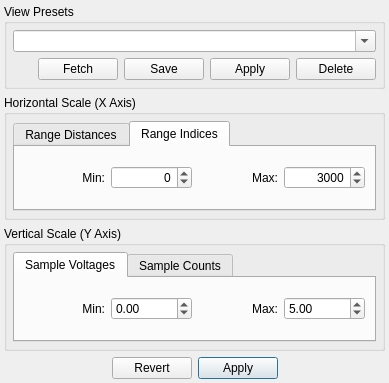
<ui version="4.0" >
 <class>ViewEditor</class>
 <widget class="QDialog" name="ViewEditor" >
  <property name="geometry" >
   <rect>
    <x>0</x>
    <y>0</y>
    <width>389</width>
    <height>383</height>
   </rect>
  </property>
  <property name="windowTitle" >
   <string>View Editor</string>
  </property>
  <layout class="QVBoxLayout" >
   <property name="leftMargin" >
    <number>4</number>
   </property>
   <property name="topMargin" >
    <number>4</number>
   </property>
   <property name="rightMargin" >
    <number>4</number>
   </property>
   <property name="bottomMargin" >
    <number>4</number>
   </property>
   <item>
    <widget class="QGroupBox" name="groupBox_3" >
     <property name="title" >
      <string>View Presets</string>
     </property>
     <layout class="QVBoxLayout" >
      <property name="leftMargin" >
       <number>6</number>
      </property>
      <property name="topMargin" >
       <number>6</number>
      </property>
      <property name="rightMargin" >
       <number>6</number>
      </property>
      <property name="bottomMargin" >
       <number>6</number>
      </property>
      <item>
       <widget class="QComboBox" name="presets_" >
        <property name="sizePolicy" >
         <sizepolicy vsizetype="Fixed" hsizetype="Expanding" >
          <horstretch>1</horstretch>
          <verstretch>0</verstretch>
         </sizepolicy>
        </property>
        <property name="toolTip" >
         <string>Select existing preset or
enter new preset name</string>
        </property>
        <property name="editable" >
         <bool>true</bool>
        </property>
        <property name="currentIndex" >
         <number>-1</number>
        </property>
        <property name="insertPolicy" >
         <enum>QComboBox::NoInsert</enum>
        </property>
       </widget>
      </item>
      <item>
       <layout class="QHBoxLayout" >
        <item>
         <spacer>
          <property name="orientation" >
           <enum>Qt::Horizontal</enum>
          </property>
          <property name="sizeHint" >
           <size>
            <width>40</width>
            <height>20</height>
           </size>
          </property>
         </spacer>
        </item>
        <item>
         <widget class="QPushButton" name="fetch_" >
          <property name="focusPolicy" >
           <enum>Qt::NoFocus</enum>
          </property>
          <property name="toolTip" >
           <string>Click to fetch the view settings
stored in the above preset and
insert them in the fields below</string>
          </property>
          <property name="text" >
           <string>Fetch</string>
          </property>
          <property name="autoDefault" >
           <bool>false</bool>
          </property>
         </widget>
        </item>
        <item>
         <widget class="QPushButton" name="update_" >
          <property name="focusPolicy" >
           <enum>Qt::NoFocus</enum>
          </property>
          <property name="toolTip" >
           <string>Click to save the view settings below
under the current preset name, 
overwriting previous values</string>
          </property>
          <property name="text" >
           <string>Save</string>
          </property>
          <property name="autoDefault" >
           <bool>false</bool>
          </property>
         </widget>
        </item>
        <item>
         <widget class="QPushButton" name="use_" >
          <property name="focusPolicy" >
           <enum>Qt::TabFocus</enum>
          </property>
          <property name="toolTip" >
           <string>Click to use the preset values
in the active view</string>
          </property>
          <property name="text" >
           <string>Apply</string>
          </property>
          <property name="autoDefault" >
           <bool>false</bool>
          </property>
          <property name="default" >
           <bool>false</bool>
          </property>
         </widget>
        </item>
        <item>
         <spacer>
          <property name="orientation" >
           <enum>Qt::Horizontal</enum>
          </property>
          <property name="sizeHint" >
           <size>
            <width>5</width>
            <height>5</height>
           </size>
          </property>
         </spacer>
        </item>
        <item>
         <widget class="QPushButton" name="delete_" >
          <property name="focusPolicy" >
           <enum>Qt::NoFocus</enum>
          </property>
          <property name="toolTip" >
           <string>Click to delete the current preset</string>
          </property>
          <property name="text" >
           <string>Delete</string>
          </property>
          <property name="autoDefault" >
           <bool>false</bool>
          </property>
         </widget>
        </item>
       </layout>
      </item>
     </layout>
    </widget>
   </item>
   <item>
    <widget class="QGroupBox" name="groupBox_4" >
     <property name="title" >
      <string>Horizontal Scale (X Axis)</string>
     </property>
     <layout class="QHBoxLayout" >
      <property name="leftMargin" >
       <number>6</number>
      </property>
      <property name="topMargin" >
       <number>6</number>
      </property>
      <property name="rightMargin" >
       <number>6</number>
      </property>
      <property name="bottomMargin" >
       <number>6</number>
      </property>
      <item>
       <widget class="QTabWidget" name="horizontalUnits_" >
        <property name="toolTip" >
         <string/>
        </property>
        <property name="currentIndex" >
         <number>1</number>
        </property>
        <widget class="QWidget" name="tab" >
         <attribute name="title" >
          <string>Range Distances</string>
         </attribute>
         <attribute name="toolTip" >
          <string>Click to use range scaling in
the horizontal direction</string>
         </attribute>
         <layout class="QHBoxLayout" >
          <item>
           <widget class="QLabel" name="label_10" >
            <property name="text" >
             <string>Min:</string>
            </property>
            <property name="alignment" >
             <set>Qt::AlignRight|Qt::AlignTrailing|Qt::AlignVCenter</set>
            </property>
           </widget>
          </item>
          <item>
           <widget class="QDoubleSpinBox" name="rangeMin_" >
            <property name="toolTip" >
             <string>Minimum range value in view</string>
            </property>
            <property name="alignment" >
             <set>Qt::AlignRight</set>
            </property>
            <property name="keyboardTracking" >
             <bool>false</bool>
            </property>
            <property name="suffix" >
             <string> km</string>
            </property>
            <property name="minimum" >
             <double>-1000.000000000000000</double>
            </property>
            <property name="maximum" >
             <double>1000.000000000000000</double>
            </property>
            <property name="singleStep" >
             <double>10.000000000000000</double>
            </property>
            <property name="value" >
             <double>0.000000000000000</double>
            </property>
           </widget>
          </item>
          <item>
           <widget class="QLabel" name="label_11" >
            <property name="text" >
             <string>Max:</string>
            </property>
            <property name="alignment" >
             <set>Qt::AlignRight|Qt::AlignTrailing|Qt::AlignVCenter</set>
            </property>
           </widget>
          </item>
          <item>
           <widget class="QDoubleSpinBox" name="rangeMax_" >
            <property name="toolTip" >
             <string>Maximum range value in view</string>
            </property>
            <property name="alignment" >
             <set>Qt::AlignRight</set>
            </property>
            <property name="keyboardTracking" >
             <bool>false</bool>
            </property>
            <property name="suffix" >
             <string> km</string>
            </property>
            <property name="minimum" >
             <double>-1000.000000000000000</double>
            </property>
            <property name="maximum" >
             <double>1000.000000000000000</double>
            </property>
            <property name="singleStep" >
             <double>10.000000000000000</double>
            </property>
            <property name="value" >
             <double>300.000000000000000</double>
            </property>
           </widget>
          </item>
         </layout>
        </widget>
        <widget class="QWidget" name="tab_2" >
         <attribute name="title" >
          <string>Range Indices</string>
         </attribute>
         <attribute name="toolTip" >
          <string>Click to use sample offset scaling
in the horizontal direction</string>
         </attribute>
         <layout class="QHBoxLayout" >
          <item>
           <widget class="QLabel" name="label_12" >
            <property name="text" >
             <string>Min:</string>
            </property>
            <property name="alignment" >
             <set>Qt::AlignRight|Qt::AlignTrailing|Qt::AlignVCenter</set>
            </property>
           </widget>
          </item>
          <item>
           <widget class="QSpinBox" name="gateMin_" >
            <property name="toolTip" >
             <string>Minimum voltage value in view</string>
            </property>
            <property name="alignment" >
             <set>Qt::AlignRight</set>
            </property>
            <property name="keyboardTracking" >
             <bool>false</bool>
            </property>
            <property name="minimum" >
             <number>-65535</number>
            </property>
            <property name="maximum" >
             <number>65535</number>
            </property>
            <property name="singleStep" >
             <number>10</number>
            </property>
            <property name="value" >
             <number>0</number>
            </property>
           </widget>
          </item>
          <item>
           <widget class="QLabel" name="label_13" >
            <property name="text" >
             <string>Max:</string>
            </property>
            <property name="alignment" >
             <set>Qt::AlignRight|Qt::AlignTrailing|Qt::AlignVCenter</set>
            </property>
           </widget>
          </item>
          <item>
           <widget class="QSpinBox" name="gateMax_" >
            <property name="toolTip" >
             <string>Maximum voltage value in view</string>
            </property>
            <property name="frame" >
             <bool>true</bool>
            </property>
            <property name="alignment" >
             <set>Qt::AlignRight</set>
            </property>
            <property name="buttonSymbols" >
             <enum>QAbstractSpinBox::UpDownArrows</enum>
            </property>
            <property name="keyboardTracking" >
             <bool>false</bool>
            </property>
            <property name="minimum" >
             <number>-65535</number>
            </property>
            <property name="maximum" >
             <number>65535</number>
            </property>
            <property name="singleStep" >
             <number>10</number>
            </property>
            <property name="value" >
             <number>3000</number>
            </property>
           </widget>
          </item>
         </layout>
        </widget>
       </widget>
      </item>
     </layout>
    </widget>
   </item>
   <item>
    <widget class="QGroupBox" name="groupBox_7" >
     <property name="title" >
      <string>Vertical Scale (Y Axis)</string>
     </property>
     <layout class="QHBoxLayout" >
      <property name="leftMargin" >
       <number>6</number>
      </property>
      <property name="topMargin" >
       <number>6</number>
      </property>
      <property name="rightMargin" >
       <number>6</number>
      </property>
      <property name="bottomMargin" >
       <number>6</number>
      </property>
      <item>
       <widget class="QTabWidget" name="verticalUnits_" >
        <property name="toolTip" >
         <string/>
        </property>
        <property name="currentIndex" >
         <number>0</number>
        </property>
        <widget class="QWidget" name="tab_3" >
         <attribute name="title" >
          <string>Sample Voltages</string>
         </attribute>
         <attribute name="toolTip" >
          <string>Click to use voltage value scaling in
the vertical direction</string>
         </attribute>
         <layout class="QHBoxLayout" >
          <item>
           <widget class="QLabel" name="label_6" >
            <property name="text" >
             <string>Min:</string>
            </property>
            <property name="textFormat" >
             <enum>Qt::PlainText</enum>
            </property>
            <property name="alignment" >
             <set>Qt::AlignRight|Qt::AlignTrailing|Qt::AlignVCenter</set>
            </property>
           </widget>
          </item>
          <item>
           <widget class="QDoubleSpinBox" name="voltageMin_" >
            <property name="toolTip" >
             <string>Minimum voltage value in view</string>
            </property>
            <property name="keyboardTracking" >
             <bool>false</bool>
            </property>
            <property name="suffix" >
             <string/>
            </property>
            <property name="minimum" >
             <double>-99.989999999999995</double>
            </property>
            <property name="maximum" >
             <double>99.989999999999995</double>
            </property>
            <property name="value" >
             <double>0.000000000000000</double>
            </property>
           </widget>
          </item>
          <item>
           <widget class="QLabel" name="label_7" >
            <property name="text" >
             <string>Max:</string>
            </property>
            <property name="textFormat" >
             <enum>Qt::PlainText</enum>
            </property>
            <property name="alignment" >
             <set>Qt::AlignRight|Qt::AlignTrailing|Qt::AlignVCenter</set>
            </property>
           </widget>
          </item>
          <item>
           <widget class="QDoubleSpinBox" name="voltageMax_" >
            <property name="toolTip" >
             <string>Maximum voltage value in view</string>
            </property>
            <property name="keyboardTracking" >
             <bool>false</bool>
            </property>
            <property name="suffix" >
             <string/>
            </property>
            <property name="minimum" >
             <double>-99.989999999999995</double>
            </property>
            <property name="value" >
             <double>5.000000000000000</double>
            </property>
           </widget>
          </item>
         </layout>
        </widget>
        <widget class="QWidget" name="tab_4" >
         <attribute name="title" >
          <string>Sample Counts</string>
         </attribute>
         <attribute name="toolTip" >
          <string>Click to use sample count scaling
in the vertical direction</string>
         </attribute>
         <layout class="QHBoxLayout" >
          <item>
           <widget class="QLabel" name="label_8" >
            <property name="text" >
             <string>Min:</string>
            </property>
            <property name="alignment" >
             <set>Qt::AlignRight|Qt::AlignTrailing|Qt::AlignVCenter</set>
            </property>
           </widget>
          </item>
          <item>
           <widget class="QSpinBox" name="sampleMin_" >
            <property name="toolTip" >
             <string>Minimum sample counts in view</string>
            </property>
            <property name="alignment" >
             <set>Qt::AlignRight</set>
            </property>
            <property name="keyboardTracking" >
             <bool>false</bool>
            </property>
            <property name="minimum" >
             <number>-65535</number>
            </property>
            <property name="maximum" >
             <number>65535</number>
            </property>
            <property name="singleStep" >
             <number>10</number>
            </property>
            <property name="value" >
             <number>-8192</number>
            </property>
           </widget>
          </item>
          <item>
           <widget class="QLabel" name="label_9" >
            <property name="text" >
             <string>Max:</string>
            </property>
            <property name="alignment" >
             <set>Qt::AlignRight|Qt::AlignTrailing|Qt::AlignVCenter</set>
            </property>
           </widget>
          </item>
          <item>
           <widget class="QSpinBox" name="sampleMax_" >
            <property name="toolTip" >
             <string>Maximum sample counts in view</string>
            </property>
            <property name="frame" >
             <bool>true</bool>
            </property>
            <property name="alignment" >
             <set>Qt::AlignRight</set>
            </property>
            <property name="buttonSymbols" >
             <enum>QAbstractSpinBox::UpDownArrows</enum>
            </property>
            <property name="keyboardTracking" >
             <bool>false</bool>
            </property>
            <property name="minimum" >
             <number>-65535</number>
            </property>
            <property name="maximum" >
             <number>65535</number>
            </property>
            <property name="singleStep" >
             <number>10</number>
            </property>
            <property name="value" >
             <number>8192</number>
            </property>
           </widget>
          </item>
         </layout>
        </widget>
       </widget>
      </item>
     </layout>
    </widget>
   </item>
   <item>
    <layout class="QHBoxLayout" >
     <item>
      <spacer>
       <property name="orientation" >
        <enum>Qt::Horizontal</enum>
       </property>
       <property name="sizeHint" >
        <size>
         <width>40</width>
         <height>20</height>
        </size>
       </property>
      </spacer>
     </item>
     <item>
      <widget class="QPushButton" name="revert_" >
       <property name="toolTip" >
        <string>Click to revert changes to last saved
values for the preset</string>
       </property>
       <property name="text" >
        <string>Revert</string>
       </property>
       <property name="autoDefault" >
        <bool>false</bool>
       </property>
      </widget>
     </item>
     <item>
      <widget class="QPushButton" name="apply_" >
       <property name="focusPolicy" >
        <enum>Qt::TabFocus</enum>
       </property>
       <property name="toolTip" >
        <string>Click to apply changes to the
active view</string>
       </property>
       <property name="text" >
        <string>Apply</string>
       </property>
       <property name="autoDefault" >
        <bool>true</bool>
       </property>
       <property name="default" >
        <bool>true</bool>
       </property>
      </widget>
     </item>
     <item>
      <spacer>
       <property name="orientation" >
        <enum>Qt::Horizontal</enum>
       </property>
       <property name="sizeHint" >
        <size>
         <width>40</width>
         <height>20</height>
        </size>
       </property>
      </spacer>
     </item>
    </layout>
   </item>
  </layout>
 </widget>
 <tabstops>
  <tabstop>presets_</tabstop>
  <tabstop>rangeMin_</tabstop>
  <tabstop>rangeMax_</tabstop>
  <tabstop>sampleMin_</tabstop>
  <tabstop>sampleMax_</tabstop>
  <tabstop>revert_</tabstop>
  <tabstop>apply_</tabstop>
  <tabstop>update_</tabstop>
  <tabstop>delete_</tabstop>
 </tabstops>
 <resources/>
 <connections/>
</ui>
